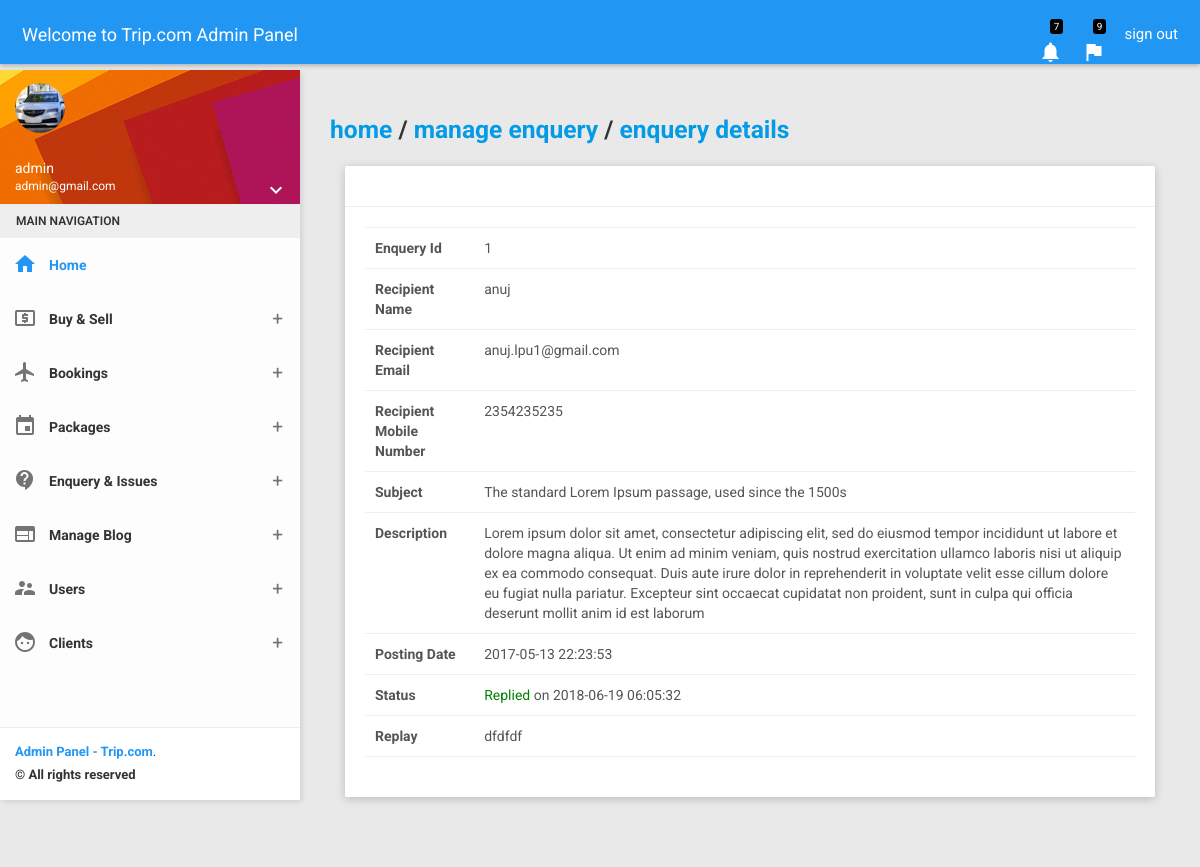
Screenshot of /admin/enquery_details.php?id=1 (signed in) with the database file from the repository.
### tables this page shows
CREATE TABLE `tb_enquery` (
  `id` int(11) NOT NULL,
  `FullName` varchar(100) NOT NULL,
  `EmailId` varchar(100) NOT NULL,
  `MobileNumber` char(10) NOT NULL,
  `Subject` varchar(100) NOT NULL,
  `Description` mediumtext NOT NULL,
  `PostingDate` timestamp NOT NULL DEFAULT CURRENT_TIMESTAMP,
  `replay` varchar(500) DEFAULT NULL,
  `replay_date` timestamp NULL DEFAULT '0000-00-00 00:00:00' ON UPDATE CURRENT_TIMESTAMP,
  `Status` int(1) DEFAULT NULL
);

### admin/enquery_details.php (the view, shortened to what this page needs)
<?php include('../includes/config.php'); ?>
<?php include('includes/topbar.php'); ?>
    <section>
        <?php include('includes/leftsidebar.php'); ?>
    </section>
    <section class="content">
        <div class="container-fluid">
            <div class="block-header">
                <h5><a href="index.php">home</a> / <a href="manage_enquery.php">manage enquery</a> / <a href="enquery_details.php?id=<?php echo $_GET['id']; ?>">enquery details</a></h5>
            </div>
            <div class="row clearfix">
                <div class="col-lg-12 col-md-12 col-sm-12 col-xs-12">
                    <div class="card">
                        <div class="header">
                        </div>
                        <div class="body">
                            <table class="table table-stripped table-hover">
                                <?php
                                        $id = $_GET['id'];
                                        $sql = "SELECT * FROM tb_enquery WHERE id='$id'";
                                        $query = $db_config->query($sql);
                                        $result = $query->fetch_object()
                                    ?>
                                    <tr>
                                        <th>Enquery Id</th>
                                        <td><?php echo $result->id  ; ?></td>
                                    </tr>
                                    <tr>
                                        <th>Recipient Name</th>
                                        <td><?php echo $result->FullName; ?></td>
                                    </tr>
                                    <tr>
                                        <th>Recipient Email</th>
                                        <td><?php echo $result->EmailId; ?></td>
                                    </tr>
                                    <tr>
                                        <th>Recipient Mobile Number</th>
                                        <td><?php echo $result->MobileNumber; ?></td>
                                    </tr>
                                    <tr>
                                        <th>Subject</th>
                                        <td><?php echo $result->Subject; ?></td>
                                    </tr>
                                    <tr>
                                        <th>Description</th>
                                        <td><?php echo $result->Description; ?></td>
                                    </tr>
                                    <tr>
                                        <th>Posting Date</th>
                                        <td><?php echo $result->PostingDate; ?></td>
                                    </tr>
                                    <tr>
                                        <th>Status</th>
                                        <td>
                                        <?php
                                        if($result->Status!==NULL){
                                            echo "<span style='color:green'>Replied</span> on ".$result->replay_date;
                                        }
                                        else{echo "<span style='color:skyblue'>PENDING</span>";}
                                        ?>
                                        </td>
                                    </tr>
                                    <?php if($result->Status==NULL){ ?>
                                    <tr>
                                        <th>Replay</th>
                                        <td>
                                            <form method="post">
                                                <input type="hidden" name="recipient" value="<?php echo $result->EmailId; ?>">
                                                <input type="hidden" name="subject" value="<?php echo $result->Subject; ?>">
                                                <input type="hidden" name="description" value="<?php echo $result->Description; ?>">
                                                <textarea name="replay" class="form-control" required></textarea><br>
                                                <input type="submit" name="submit" value="submit" class="btn btn-info">
                                            </form>
                                        </td>
                                    </tr>
                                    <?php } else{ ?>
                                    <tr>
                                        <th>Replay</th>
                                        <td><?php echo $result->replay; ?></td>
                                    </tr>
                                    <?php } ?>
                            </table>
                        </div>
                    </div>
                </div>
            </div>
        </div>
    </section>
    <?php include('includes/footer.php'); ?>

### rows the page displays
tb_enquery: id "1", FullName "anuj", EmailId "anuj.lpu1@gmail.com", MobileNumber "2354235235", Subject "The standard Lorem Ipsum passage, used since the 1500s", Description "Lorem ipsum dolor sit amet, consectetur adipiscing elit, sed do eiusmod tempor incididunt ut labore et dolore magna aliqua. Ut enim ad minim veniam, quis nostrud exercitation ullamco laboris nisi ut aliquip ex ea commodo consequat. Duis aute irure dolor in reprehenderit in voluptate velit esse cillum dolore eu fugiat nulla pariatur. Excepteur sint occaecat cupidatat non proident, sunt in culpa qui officia deserunt mollit anim id est laborum", PostingDate "2017-05-13 22:23:53", replay_date "2018-06-19 06:05:32", replay "dfdfdf"

### other values shown
$_SESSION['name'] "admin"
$_SESSION['email'] "admin@gmail.com"
